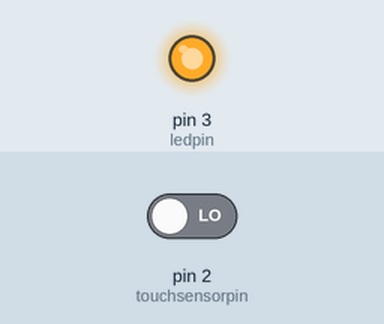
Simulated run of this sketch. Board: Arduino Uno, built with avr-gcc and run on an emulated ATmega328P. On the bench: output pins drawn as LEDs (lit = HIGH). The inputs (shaded band) are chosen by the test bench; at power-on: pin 2 (touchsensorpin) LOW. What the sketch prints to the serial monitor is not drawn.

Above: at 0.1 s.
Timing chart, 0 to 1.6 s (numbered marks = the images above):
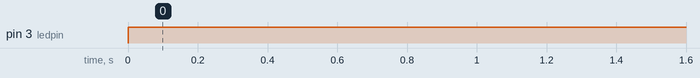

The sketch:

touch.ino
```cpp
const int touchsensorpin=2;
const int ledpin=3;
void setup()
{
  Serial.begin(9600);
pinMode(touchsensorpin,INPUT);
pinMode(ledpin,OUTPUT);
}

void loop()
{
  int touchstate=digitalRead(touchsensorpin);
  if (touchstate=HIGH)
  {
    Serial.println("The sensor is being touched.");
    digitalWrite(ledpin,HIGH);
    delay(1000);
  }
  else
  {
    if (touchstate=LOW)
    {
      Serial.println("The sensor is untouched");
      digitalWrite(ledpin,LOW);
      delay(1000);
    }
  }
}
```

Measured:
- by itself, pin 3 (ledpin): LOW → HIGH at 0.00 s
